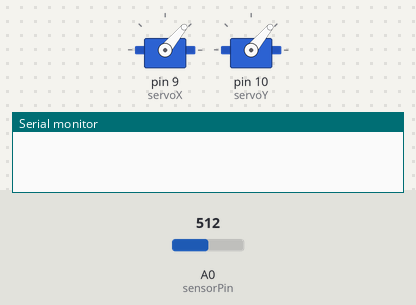
This sketch was run on a simulated Arduino Uno, built with avr-gcc and run on an emulated ATmega328P. On the bench: 2 × servo, the last lines printed to the serial monitor. The inputs (shaded band) are chosen by the test bench; at power-on: A0 (sensorPin) = 512.

Above: at 0.1 s.
At 20.07 s:
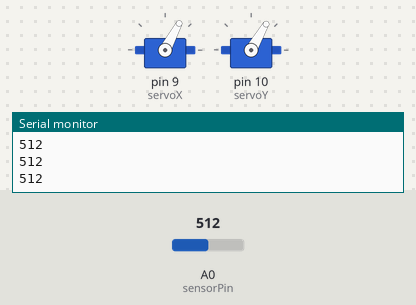
At 36.93 s:
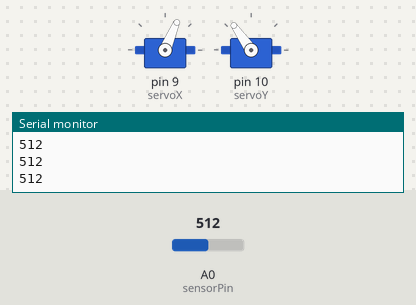
Timing chart, 0 to 40.0 s (numbered marks = the images above):
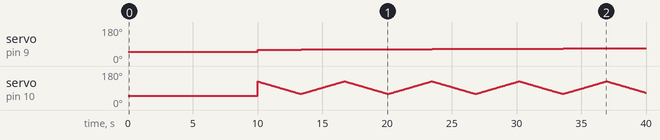

The sketch:

scanner.ino
```cpp
#include <Servo.h>

Servo servoX;
Servo servoY;

int sensorPin = A0;
int sensorValue = 0;
int servoXPos = 90;
int servoYPos = 90;
int rotateDelay = 50;

int posX = 0;
int posY = 0;
int forward = 0;
int step = 5;

void setup() {
  // put your setup code here, to run once:
  Serial.begin(9600);
  servoX.attach(9);
  servoY.attach(10);
  servoX.write(50);
  servoY.write(50);
}

void loop() {
  delay(10000);
  Serial.println("starting");
  // put your main code here, to run repeatedly:
  for (posX = 60; posX <= 125; posX += 1) {
    servoX.write(posX);
    if (forward == 0) {
      for(posY = 125; posY >= 60; posY -= 1) {
        servoY.write(posY);
        delay(rotateDelay);
        sensorValue = analogRead(sensorPin);
        Serial.println(sensorValue);
      }
    } else {
      for (posY = 60; posY <= 125; posY += 1) {
        servoY.write(posY);
        delay(rotateDelay);
        sensorValue = analogRead(sensorPin);
        Serial.println(sensorValue);
      }
    }
    forward = forward == 1 ? 0 : 1;
    delay(rotateDelay);
  }
  Serial.println("DONE");
  delay(100000);
  /*
  for (posX = 130; posX >= 50; posX -= 1) {
    servoX.write(posX);
    Serial.println("aaa");
    for (posY = 130; posY >= 50; posY -= 1) {
      servoY.write(posY);
      sensorValue = analogRead(sensorPin);
      Serial.println(sensorValue);
      delay(rotateDelay);
    }
    delay(rotateDelay);
  }
  */
}
```

Measured:
- by itself, servo on pin 9 (servoX): moves from 50° to 68° over 27.0 s
